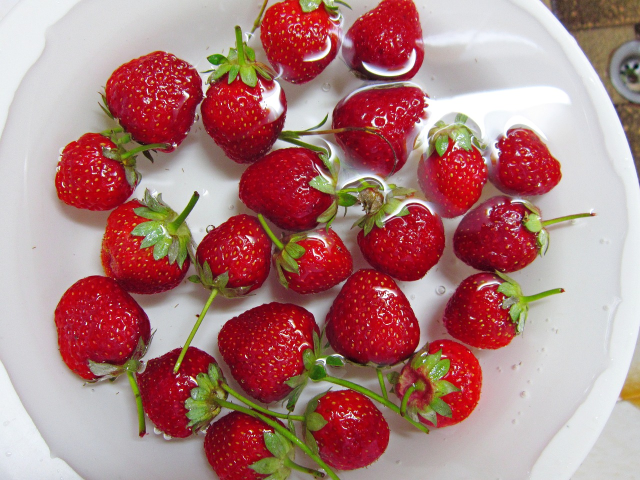
#> input picture Tutorials/Week-4/strawberry.jpg, 1280 x 960 px, found by its file name (shown at 1/2 size)
$ python tutorial_four.py
#> lines starting #> are read from the running program, lines starting #| are printed output that depends on the picture; after the words box and inside, x2 and y2 are one past the last pixel; in counts of white or black regions, pixels touching at a corner belong together
# -*- coding: utf-8 -*-
"""Tutorial_Four.ipynb

Automatically generated by Colaboratory.

Original file is located at
    https://colab.research.google.com/drive/1vBFDAmqBfYoB_IMmoarGcywWs3FCythZ

Import libraries
"""

import numpy as np
import matplotlib.pyplot as plt
import matplotlib.image as mpimg
import cv2
from scipy import ndimage # multidimensional image processing
from skimage.color import rgb2hsv # image processing algorithms

"""1. Read in images
2. Convert to greyscale
3. Histogram equalisation
"""

img = cv2.imread('Tutorials/Week-4/strawberry.jpg')
#> img is the input picture: shape (960, 1280, 3); mean B, G, R 124.7, 126.2, 174.5
hsv_img = rgb2hsv(img)
#> hsv_img: shape (960, 1280, 3) float64; mean of channels 0, 1, 2 0.517, 0.404, 0.696
colour = img.copy() # make a deep copy of the original image

img = cv2.cvtColor(img, cv2.COLOR_BGR2GRAY)  # conver to greyscale
#> img: shape (960, 1280)

img = cv2.imread('Tutorials/Week-4/strawberry.jpg', 0)  # read in as a greyscale image, alternative to line 1 and 4 combined
#> img: shape (960, 1280); min 4, max 255, mean 140.5

equ = cv2.equalizeHist(img)  # histogram equalisation

plt.figure()
plt.hist(img.ravel(),256,[0,256]);  # show histogram. numpy.ravel() - flatten an image, i.e. 2D->1D
plt.hist(equ.ravel(),256,[0,256]);
plt.title("histogram equ")

plt.figure(figsize=(18, 8))
plt.subplot(1,3,1)
plt.imshow(colour[:,:,::-1])
plt.title("colour")
plt.subplot(1,3,2)
plt.imshow(img,cmap="gray")
plt.title("greyscale")
plt.subplot(1,3,3)
plt.imshow(equ,cmap="gray")
plt.title("hist equalised")

"""Comparing different thresholding methods"""

thresh1, bw1 = cv2.threshold(equ, thresh=90, maxval=255, type=cv2.THRESH_BINARY_INV) # manually selected threshold, low values to 255
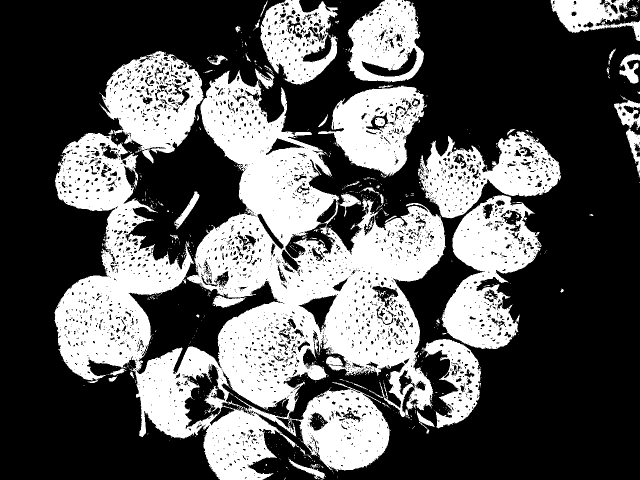
#> bw1: shape (960, 1280) (shown at 1/2 size); 35.4% white; 819 white regions (751 under 20 px), largest, box (x1, y1, x2, y2) and area: (109, 140, 892, 960) 251514, (883, 390, 1084, 698) 31844, (198, 102, 408, 327) 25163
thresh2, bw2 = cv2.threshold(equ, thresh=127, maxval=255, type=cv2.THRESH_OTSU)  # otsu's method
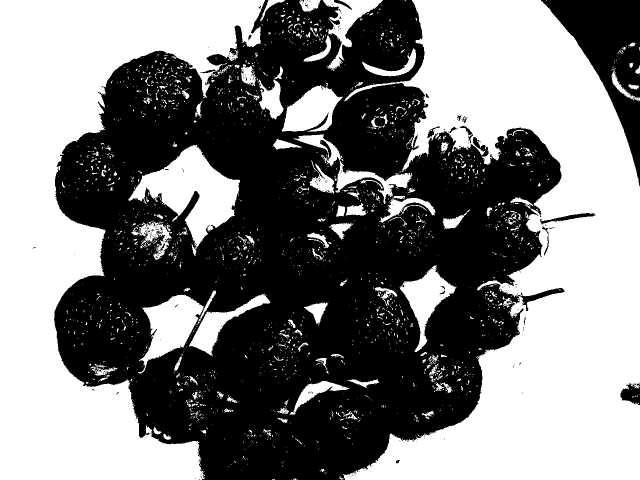
#> bw2: shape (960, 1280) (shown at 1/2 size); 49.6% white; 2303 white regions (2082 under 20 px), largest, box (x1, y1, x2, y2) and area: (686, 0, 1280, 960) 288877, (0, 0, 530, 960) 224809, (257, 290, 480, 494) 19775
#> thresh2 = 128
bw3 = cv2.adaptiveThreshold(img,255,cv2.ADAPTIVE_THRESH_GAUSSIAN_C, cv2.THRESH_BINARY,301,3) # adaptive thresholding.
#> bw3: shape (960, 1280); 56.8% white; 2269 black regions (2163 under 20 px), largest, box (x1, y1, x2, y2) and area: (108, 265, 964, 960) 193215, (401, 0, 857, 502) 85100, (864, 390, 1085, 699) 32378
# 301 is block size, 3 is sigma (standard deviation)

bw2 = np.invert(bw2) # invert image, i.e. swap black and whhite
bw3 = np.invert(bw3)

plt.figure(figsize=(18, 8))
plt.subplot(1,3,1)
plt.imshow(bw1,cmap="gray")
plt.title("manual thresh")
plt.subplot(1,3,2)
plt.imshow(bw2,cmap="gray")
plt.title("otsu's thresh")
plt.subplot(1,3,3)
plt.imshow(bw3,cmap="gray")
plt.title("adaptive thresh")

#plt.show()

"""Morphological operations for separating stawberries"""

# create a structuring element
kernel = np.ones((3,3),np.uint8)
# closing
closing = cv2.morphologyEx(bw3, cv2.MORPH_CLOSE, kernel, iterations=4)
#> closing: shape (960, 1280); 52.1% white; 102 black regions, largest, box (x1, y1, x2, y2) and area: (674, 0, 1280, 960) 230186, (0, 0, 536, 960) 168143, (264, 240, 490, 492) 24790

# erosion
kernel = cv2.getStructuringElement(cv2.MORPH_CROSS,(13,13))
erosion = cv2.erode(closing,kernel,iterations = 5)
#> erosion: shape (960, 1280); 14.3% white; 51 white regions (14 under 20 px), largest, box (x1, y1, x2, y2) and area: (138, 471, 339, 725) 19692, (419, 180, 633, 448) 18987, (456, 614, 608, 787) 15305

# closing
kernel = np.ones((11,11),np.uint8)
closing = cv2.morphologyEx(erosion, cv2.MORPH_CLOSE, kernel, iterations=5)
#> closing: shape (960, 1280); 16.7% white; 34 white regions (6 under 20 px), largest, box (x1, y1, x2, y2) and area: (138, 295, 339, 725) 30855, (419, 180, 633, 448) 22796, (456, 512, 683, 787) 19556

# erosion
kernel = np.ones((7,7),np.uint8)
erosion2 = cv2.erode(closing,kernel,iterations = 6)
#> erosion2: shape (960, 1280); 4.3% white; 23 white regions, largest, box (x1, y1, x2, y2) and area: (160, 581, 253, 689) 7070, (255, 154, 344, 269) 6048, (483, 645, 583, 760) 6035

# remove boarder pixels
erosion2[:50, :] = 0
erosion2[:, :50] = 0
erosion2[-50:, :] = 0
erosion2[:, -50:] = 0

plt.figure(figsize=(16, 12))
plt.subplot(2,2,1)
plt.imshow(bw3,cmap="gray")
plt.title("original")
plt.subplot(2,2,2)
plt.imshow(closing,cmap="gray")
plt.title("closing")
plt.subplot(2,2,3)
plt.imshow(erosion,cmap="gray")
plt.title("erosion")
plt.subplot(2,2,4)
plt.imshow(erosion2,cmap="gray")
plt.title("close & erosion2")

"""Find centroids of isolated clusters/blobs"""

display = colour.copy()
labels, nlabels = ndimage.label(erosion2)  # Label features in an array. Any non-zero values in input are counted as features and zero values are considered the background.
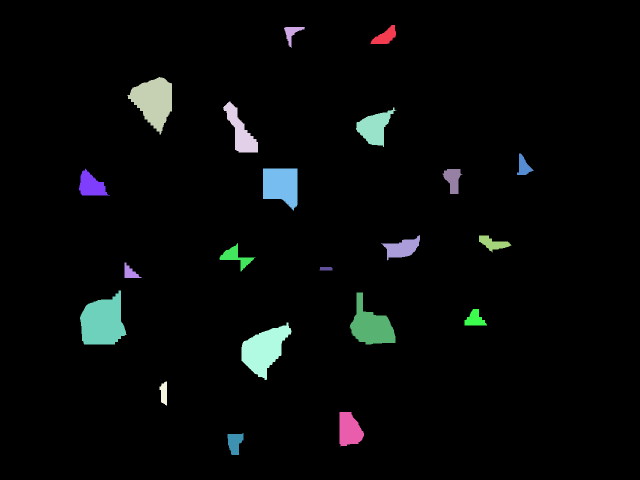
#> labels: shape (960, 1280) int32 (shown at 1/2 size); 22 distinct labels, from 0 to 21; one colour per label, 0 black
#> nlabels = 21
print("There are " + str(nlabels) + " strawberries")
#| There are 21 strawberries

centroid = ndimage.center_of_mass(erosion2, labels, np.arange(nlabels) + 1 ) # calculate the center of mass of the values of an array at labels.
#> centroid = 21 items, first 6: (72.82, 770.3), (65.64, 583.3), (202, 307.3), (263.2, 480.9), (254.9, 748.6), (332.6, 1046.8)

# draw circles representing the centroids
for cen in centroid:
  display = cv2.circle(display, (cen[1].astype(int), cen[0].astype(int)), radius=25, color=(255, 255, 255), thickness=-1)
#> this loop made 21 passes
#> cen on passes 1 to 12: (72.82, 770.3), (65.64, 583.3), (202, 307.3), (263.2, 480.9), (254.9, 748.6), (332.6, 1046.8), (370.7, 182.1), (370.3, 561.9), (358.7, 905.4), (496, 803.9), (486.3, 985.5), (513.6, 471.6)
#> display: shape (960, 1280, 3); mean B, G, R 132, 134.1, 177.4

plt.figure()
plt.imshow(display[:,:,::-1])
#plt.show()

"""Use the HSV colour space as an alternative to the RGB colour space"""

plt.figure(figsize=(18, 6))
plt.subplot(1,3,1)
plt.imshow(hsv_img[:,:,0], cmap="gray") #hue
plt.subplot(1,3,2)
plt.imshow(hsv_img[:,:,1], cmap="gray") # select this channel #saturation
plt.subplot(1,3,3)
plt.imshow(hsv_img[:,:,2], cmap="gray")#brightness
#plt.show()

hsv_c = (255*hsv_img[:,:,1]).astype(np.uint8) # scale data from [0, 1] to [0, 255] and convert to uint8 type

thresh_hsv, bw_hsv = cv2.threshold(hsv_c, thresh=128, maxval=255, type=cv2.THRESH_OTSU) # manually selected threshold, low values to 255
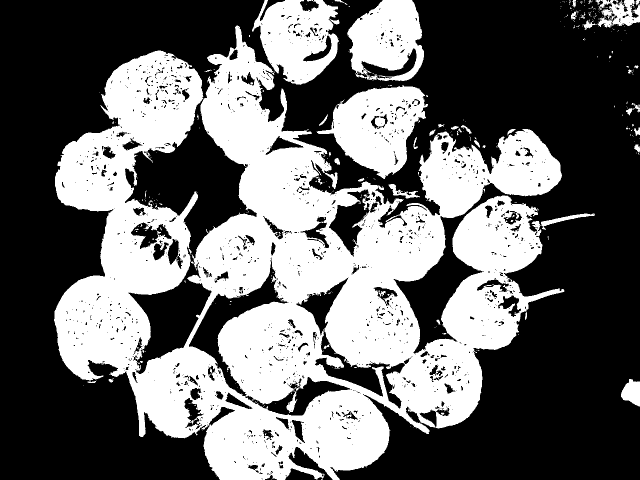
#> bw_hsv: shape (960, 1280) (shown at 1/2 size); 41% white; 366 white regions (323 under 20 px), largest, box (x1, y1, x2, y2) and area: (108, 51, 1129, 960) 435039, (633, 170, 856, 358) 22934, (504, 0, 679, 170) 19036
#> thresh_hsv = 120

# create a structuring element
kernel = np.ones((3,3),np.uint8)
# closing
closing = cv2.morphologyEx(bw_hsv, cv2.MORPH_CLOSE, kernel, iterations=3)
#> closing: shape (960, 1280); 43.7% white; 54 white regions (38 under 20 px), largest, box (x1, y1, x2, y2) and area: (108, 0, 1190, 960) 486083, (633, 170, 856, 358) 24183, (694, 0, 848, 162) 18109

# erosion
kernel = cv2.getStructuringElement(cv2.MORPH_CROSS,(13,13))
erosion = cv2.erode(closing,kernel,iterations = 6)
#> erosion: shape (960, 1280); 12.4% white; 30 white regions (10 under 20 px), largest, box (x1, y1, x2, y2) and area: (415, 442, 856, 586) 20805, (427, 163, 626, 454) 15696, (471, 622, 614, 795) 14754

# closing
kernel = np.ones((11,11),np.uint8)
closing = cv2.morphologyEx(erosion, cv2.MORPH_CLOSE, kernel, iterations=5)
#> closing: shape (960, 1280); 14% white; 17 white regions (3 under 20 px), largest, box (x1, y1, x2, y2) and area: (415, 163, 856, 960) 82999, (144, 441, 327, 713) 15995, (240, 137, 361, 271) 12039

# erosion
kernel = np.ones((9,9),np.uint8)
erosion2 = cv2.erode(closing,kernel,iterations = 6)
#> erosion2: shape (960, 1280); 1.6% white; 15 white regions (3 under 20 px), largest, box (x1, y1, x2, y2) and area: (474, 870, 533, 960) 3837, (505, 664, 584, 742) 3748, (173, 611, 236, 671) 3022

# remove boarder pixels
erosion2[:50, :] = 0
erosion2[:, :50] = 0
erosion2[-50:, :] = 0
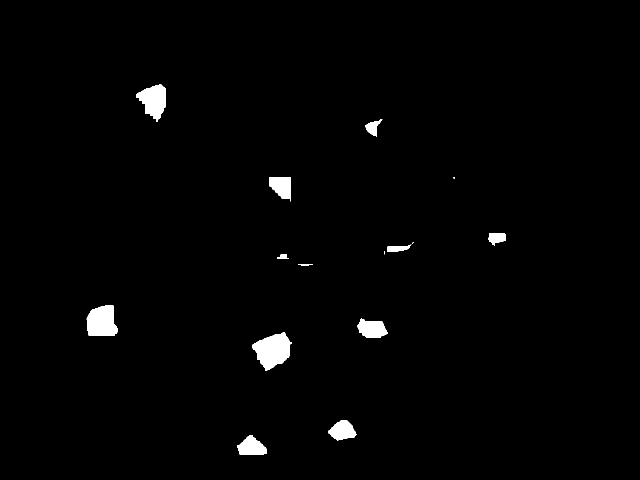
#> erosion2: shape (960, 1280) (shown at 1/2 size); 1.4% white; 15 white regions (3 under 20 px), largest, box (x1, y1, x2, y2) and area: (505, 664, 584, 742) 3748, (173, 611, 236, 671) 3022, (272, 168, 331, 243) 2673
erosion2[:, -50:] = 0

display = colour.copy()

labels, nlabels = ndimage.label(erosion2)  # Label features in an array. Any non-zero values in input are counted as features and zero values are considered the background.
#> labels: shape (960, 1280) int32; 17 distinct labels, from 0 to 16
#> nlabels = 16
print("There are " + str(nlabels) + " strawberries")
#| There are 16 strawberries

centroid = ndimage.center_of_mass(erosion2, labels, np.arange(nlabels) + 1 ) # calculate the center of mass of the values of an array at labels.
#> centroid = [(200.7, 307), (255, 745.5), (372.1, 562.7), (354.9, 907.6), (475.7, 993.2), (485, 825.5), (487, 824), (496.7, 795), (505.3, 768.5), (513.5, 565.7), (529.2, 610.3), (643.2, 203.2), (657.4, 743.7), (700.3, 545.1), (861.2, 684.6), (894, 502.9)]

# draw circles representing the centroids
for cen in centroid:
  display = cv2.circle(display, (cen[1].astype(int), cen[0].astype(int)), radius=25, color=(255, 255, 255), thickness=-1)
#> this loop made 16 passes
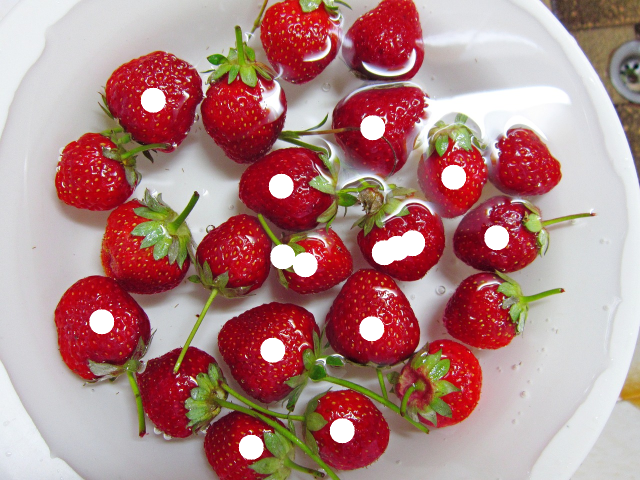
#> display: shape (960, 1280, 3) (shown at 1/2 size); mean B, G, R 129.7, 131.5, 176.6

plt.figure(figsize=(9, 6))
plt.subplot(1,2,1)
plt.imshow(display[:,:,::-1])
plt.subplot(1,2,2)
plt.imshow(erosion2,cmap="gray")
plt.show()
#> figure, not shown here; tallest bar 19976 high, from x = 219 to 220; tallest bar 19976 high, from x = 219 to 220
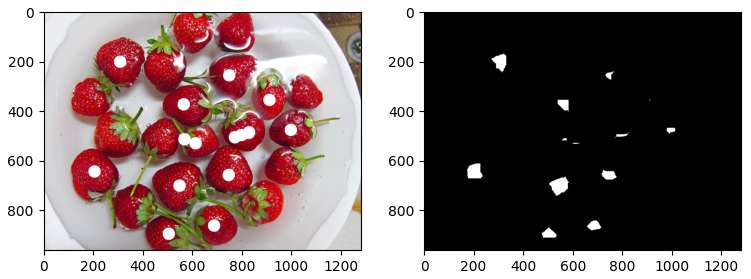
#> figure drawn by matplotlib, 2 panels

print("Done")
